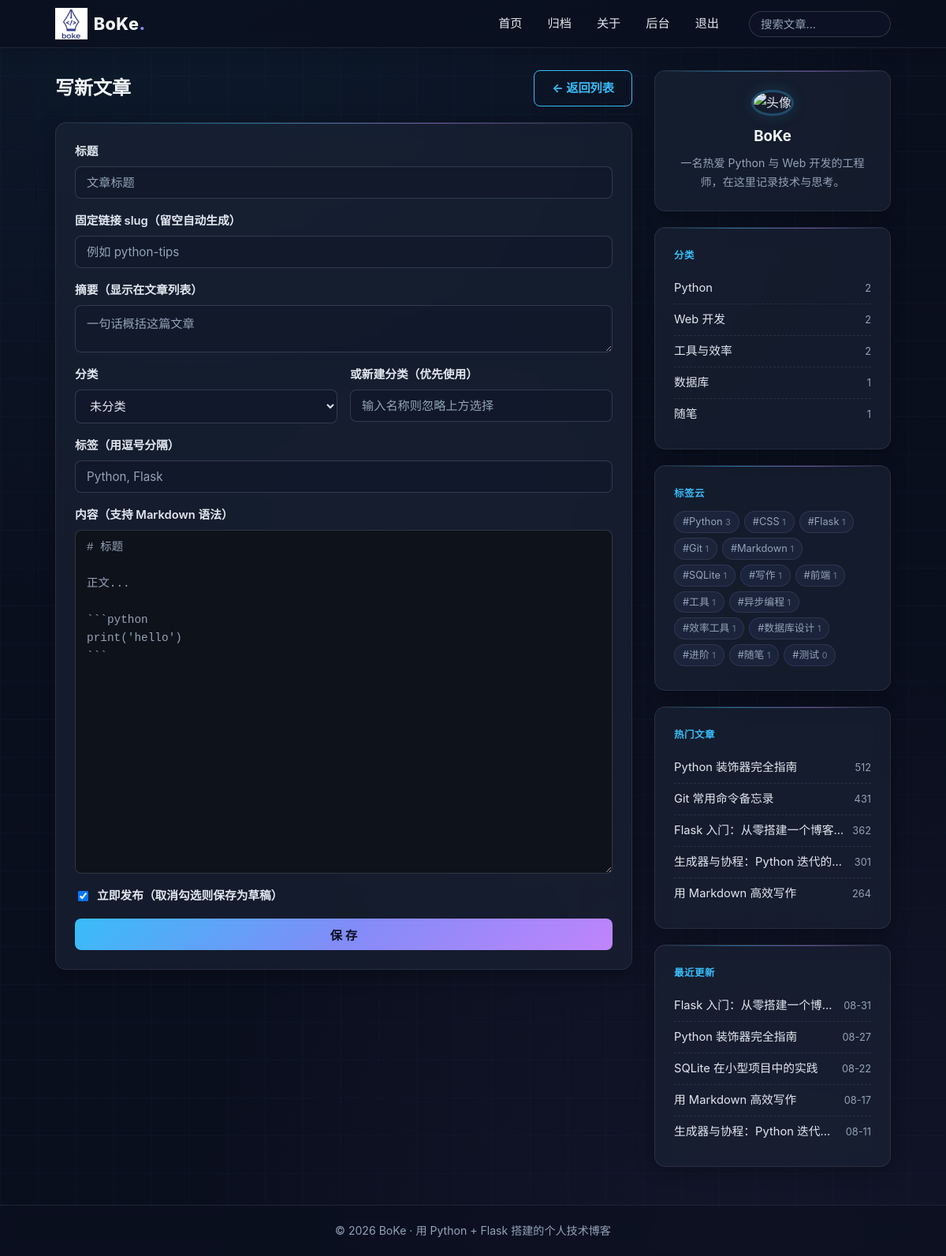
The app's page /admin/post/new (signed in) with its own data.
### models.py (models this page shows, shortened)
class Category(db.Model):
    id = db.Column(db.Integer, primary_key=True)
    name = db.Column(db.String(50), unique=True, nullable=False)
    posts = db.relationship('Post', backref='category', lazy='dynamic')

class Tag(db.Model):
    id = db.Column(db.Integer, primary_key=True)
    name = db.Column(db.String(50), unique=True, nullable=False)
    posts = db.relationship('Post', secondary=post_tags,
                            backref=db.backref('tags', lazy='joined'),
                            lazy='dynamic')

class Post(db.Model):
    id = db.Column(db.Integer, primary_key=True)
    title = db.Column(db.String(200), nullable=False)
    slug = db.Column(db.String(200), unique=True, nullable=False)
    summary = db.Column(db.Text)
    content = db.Column(db.Text, nullable=False)
    created_at = db.Column(db.DateTime, default=datetime.now, nullable=False)
    updated_at = db.Column(db.DateTime, default=datetime.now,
                           onupdate=datetime.now, nullable=False)
    views = db.Column(db.Integer, default=0, nullable=False)
    published = db.Column(db.Boolean, default=True, nullable=False)
    category_id = db.Column(db.Integer, db.ForeignKey('category.id'))
    comments = db.relationship('Comment', backref='post',
                               cascade='all, delete-orphan', lazy='dynamic')

### app.py (the view, shortened to what this page needs)
    @app.route('/admin/post/new', methods=['GET', 'POST'])
    @login_required
    def post_new():
        return render_template('admin/post_form.html', post=None,
                               categories=Category.query.order_by(Category.name).all(),
                               title='写新文章')

### app.py (called while the page is built)
def login_required(view):
    @functools.wraps(view)
    def wrapped(*args, **kwargs):
        if not session.get('admin_id'):
            flash('请先登录后台', 'error')
            return redirect(url_for('admin_login', next=request.path))
        return view(*args, **kwargs)
    return wrapped

### templates/admin/post_form.html (shortened to what this page needs)
{% extends 'base.html' %}
{% block content %}
<div class="admin-head">
  <h1>{{ title }}</h1>
  <a class="btn ghost" href="{{ url_for('admin_dashboard') }}">← 返回列表</a>
</div>
<form method="post" class="card admin-form">
  <label>标题
    <input name="title" required value="{{ post.title if post else '' }}" placeholder="文章标题">
  </label>
  <label>固定链接 slug（留空自动生成）
    <input name="slug" value="{{ post.slug if post else '' }}" placeholder="例如 python-tips">
  </label>
  <label>摘要（显示在文章列表）
    <textarea name="summary" rows="2" placeholder="一句话概括这篇文章">{{ post.summary if post else '' }}</textarea>
  </label>
  <div class="form-row">
    <label>分类
      <select name="category_id">
        <option value="">未分类</option>
      </select>
    </label>
    <label>或新建分类（优先使用）
      <input name="new_category" placeholder="输入名称则忽略上方选择">
    </label>
  </div>
  <label>标签（用逗号分隔）
    <input name="tags" value="{{ post.tags | map(attribute='name') | join(', ') if post else '' }}" placeholder="Python, Flask">
  </label>
  <label>内容（支持 Markdown 语法）
    <textarea name="content" rows="18" class="code" required
      placeholder="# 标题&#10;&#10;正文...&#10;&#10;```python&#10;print('hello')&#10;```">{{ post.content if post else '' }}</textarea>
  </label>
  <label class="checkbox">
    <input type="checkbox" name="published" {{ 'checked' if not post or post.published }}>
    立即发布（取消勾选则保存为草稿）
  </label>
  <button type="submit" class="btn full">保 存</button>
</form>
{% endblock %}

### templates/base.html (shortened to what this page needs)
<!DOCTYPE html>
<html lang="zh-CN">
<head>
<link rel="stylesheet" href="{{ url_for('static', filename='css/style.css') }}">
<link rel="stylesheet" href="{{ url_for('static', filename='css/pygments.css') }}">
</head>
<body>
<header class="site-header">
  <div class="container header-inner">
    <a class="logo" href="{{ url_for('index') }}"><img src="{{ url_for('static', filename='assets/logo.png') }}" alt="BoKe 技术博客">BoKe<span>.</span></a>
    <nav class="nav" id="site-nav">
      <a href="{{ url_for('index') }}" class="{{ 'active' if request.path == '/' }}">首页</a>
      <a href="{{ url_for('archive') }}" class="{{ 'active' if request.path == '/archive' }}">归档</a>
      <a href="{{ url_for('about') }}" class="{{ 'active' if request.path == '/about' }}">关于</a>
      {% if session.get('admin_id') %}
        <a href="{{ url_for('admin_dashboard') }}">后台</a>
        <a href="{{ url_for('admin_logout') }}">退出</a>
      {% else %}
        <a href="{{ url_for('admin_login') }}">登录</a>
      {% endif %}
    </nav>
    <form class="search-form" action="{{ url_for('search') }}" method="get">
      <input type="search" name="q" placeholder="搜索文章..." value="{{ request.args.get('q', '') }}">
    </form>
  </div>
</header>
<main class="container layout">
  <div class="content">
    {% block content %}{% endblock %}
  </div>
  <aside class="sidebar">
    <section class="card about-card">
      <img class="avatar" src="https://trae-api-cn.mchost.guru/api/ide/v1/text_to_image?prompt=flat%20minimal%20illustration%20avatar%20of%20a%20friendly%20programmer%20wearing%20headphones%2C%20indigo%20and%20white%20color%20palette%2C%20soft%20geometric%20background&image_size=square" alt="头像">
      <h3>BoKe</h3>
      <p class="muted">一名热爱 Python 与 Web 开发的工程师，在这里记录技术与思考。</p>
    </section>
    <section class="card">
      <h3 class="card-title">分类</h3>
      <ul class="side-list">
        {% for cat, count in nav_categories %}
        <li><a href="{{ url_for('category', name=cat.name) }}">{{ cat.name }}</a><span class="count">{{ count }}</span></li>
        {% else %}
        <li class="muted">暂无分类</li>
        {% endfor %}
      </ul>
    </section>
    <section class="card">
      <h3 class="card-title">标签云</h3>
      <div class="cloud">
        {% for tag, count in tag_cloud %}
        <a class="tag" href="{{ url_for('tag', name=tag.name) }}">#{{ tag.name }} <small>{{ count }}</small></a>
        {% else %}
        <span class="muted">暂无标签</span>
        {% endfor %}
      </div>
    </section>
    <section class="card">
      <h3 class="card-title">热门文章</h3>
      <ul class="side-list">
        {% for post in top_posts %}
        <li class="side-post"><a href="{{ url_for('post_detail', slug=post.slug) }}">{{ post.title }}</a><span class="count">{{ post.views }}</span></li>
        {% endfor %}
      </ul>
    </section>
    <section class="card">
      <h3 class="card-title">最近更新</h3>
      <ul class="side-list">
        {% for post in recent_posts %}
        <li class="side-post"><a href="{{ url_for('post_detail', slug=post.slug) }}">{{ post.title }}</a><span class="count">{{ post.created_at.strftime('%m-%d') }}</span></li>
        {% endfor %}
      </ul>
    </section>
  </aside>
</main>
<footer class="site-footer">
  <div class="container">
    <p>© 2026 BoKe · 用 Python + Flask 搭建的个人技术博客</p>
  </div>
</footer>
</body>
</html>

### records on screen
Category: name "Python", id "2"
Category: name "Web 开发", count "2"
Category: name "工具与效率", count "2"
Category: name "数据库", count "1"
Category: name "随笔", count "1"
Tag: name "Python", count "3"
Tag: name "CSS", count "1"
Tag: name "Flask", id "1"
Tag: name "Git", count "1"
Tag: name "Markdown", count "1"
Tag: name "SQLite", count "1"
Tag: name "写作", count "1"
Tag: name "前端", count "1"
Tag: name "工具", count "1"
Tag: name "异步编程", count "1"
Tag: name "效率工具", count "1"
Tag: name "数据库设计", count "1"
Tag: name "进阶", count "1"
Tag: name "随笔", count "1"
Tag: name "测试", count "0"
Post: title "Python 装饰器完全指南", views "512", created_at "08-27"
Post: title "Git 常用命令备忘录", views "431"
Post: views "362", created_at "08-31"
Post: views "301", created_at "08-11"
Post: title "用 Markdown 高效写作", views "264", created_at "08-17"
Post: title "SQLite 在小型项目中的实践", created_at "08-22"

### other values on screen
{{ title }} "写新文章"
